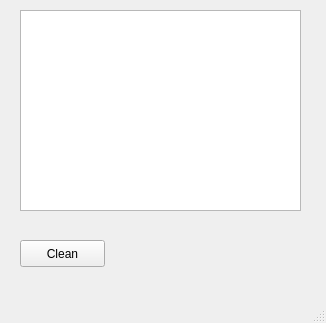
<?xml version="1.0" encoding="UTF-8"?>
<ui version="4.0">
 <class>MainWindow</class>
 <widget class="QMainWindow" name="MainWindow">
  <property name="geometry">
   <rect>
    <x>0</x>
    <y>0</y>
    <width>326</width>
    <height>323</height>
   </rect>
  </property>
  <property name="windowTitle">
   <string>MainWindow</string>
  </property>
  <widget class="QWidget" name="centralwidget">
   <widget class="QTextEdit" name="textEdit">
    <property name="geometry">
     <rect>
      <x>20</x>
      <y>10</y>
      <width>281</width>
      <height>201</height>
     </rect>
    </property>
   </widget>
   <widget class="QPushButton" name="pushButton">
    <property name="geometry">
     <rect>
      <x>20</x>
      <y>240</y>
      <width>85</width>
      <height>27</height>
     </rect>
    </property>
    <property name="text">
     <string>Clean</string>
    </property>
   </widget>
  </widget>
  <widget class="QMenuBar" name="menubar">
   <property name="geometry">
    <rect>
     <x>0</x>
     <y>0</y>
     <width>326</width>
     <height>23</height>
    </rect>
   </property>
  </widget>
  <widget class="QStatusBar" name="statusbar"/>
 </widget>
 <resources/>
 <connections>
  <connection>
   <sender>pushButton</sender>
   <signal>clicked()</signal>
   <receiver>textEdit</receiver>
   <slot>clear()</slot>
   <hints>
    <hint type="sourcelabel">
     <x>60</x>
     <y>270</y>
    </hint>
    <hint type="destinationlabel">
     <x>96</x>
     <y>208</y>
    </hint>
   </hints>
  </connection>
 </connections>
</ui>
